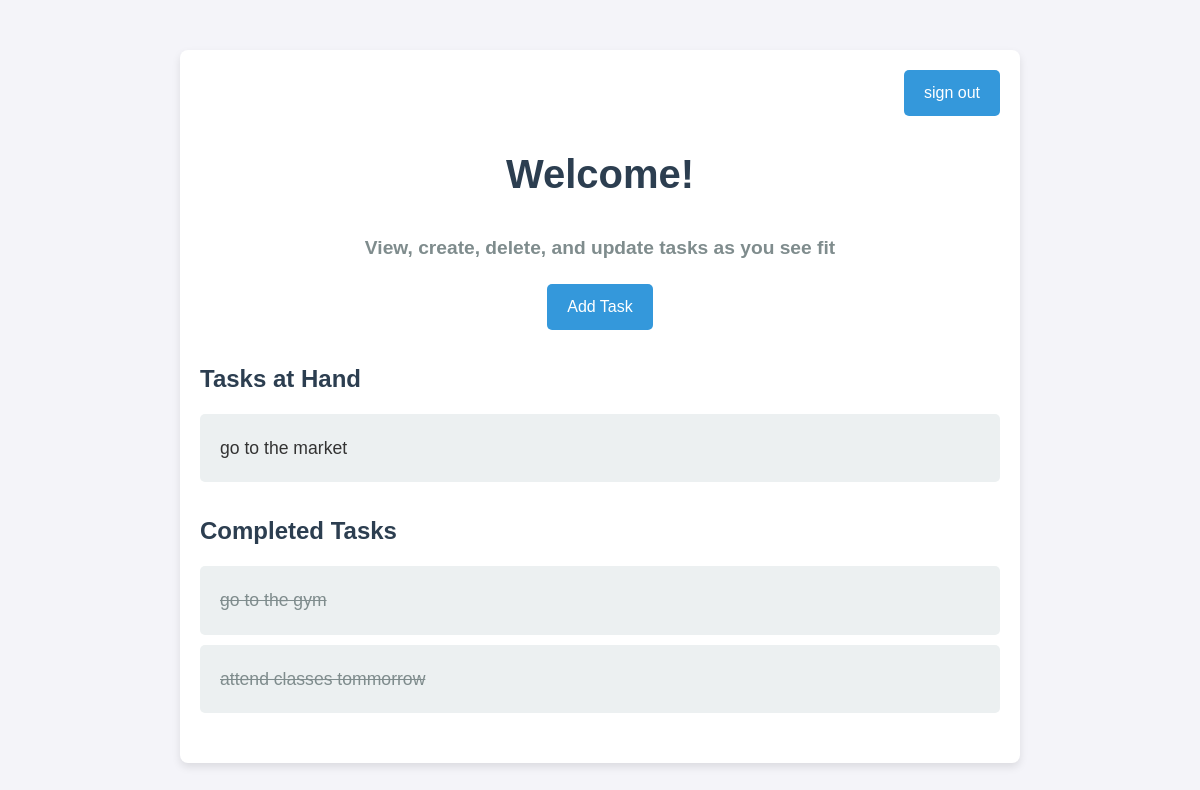
/todo/home (signed in), run on the app's committed database.
### todo/models.py (models this page shows, shortened)
class Task(models.Model):
    description = models.CharField(max_length=255)
    completed = models.BooleanField(default=False)
    created_at = models.DateTimeField(auto_now_add=True) # will show the time when the task was created. it never changes
    updated_at = models.DateTimeField(auto_now=True)    # will show the time when the task was updated . it changes every time the task is updated
    user  = models.ForeignKey(User, on_delete=models.CASCADE, default=1)

### todo/views.py (the view)
# urls.py: path('home', views.home, name='home'),
@login_required(redirect_field_name=None) # decorator requiring login
def home(request):
    completed_tasks = Task.objects.filter(completed=True, user=request.user).order_by('-updated_at')
    incomplete_tasks = Task.objects.filter(completed=False, user=request.user).order_by('-updated_at')
    return render(request, 'todo/home.html', context={'completed_tasks': completed_tasks, 'incomplete_tasks': incomplete_tasks})

### todo/templates/todo/home.html (shortened to what this page needs)
<!DOCTYPE html>
<html lang="en">
<head>
    {% load static %}
    <link rel="stylesheet" href="{%static 'todo/style.css'%}">
</head>
<body>
    <div class="container">
        <div class="logout">
            <a href="{%url 'todo:logout'%}" class="btn">sign out</a>
        </div>
        <header>
            <h1>Welcome!</h1>
            <h3>View, create, delete, and update tasks as you see fit</h3>
        </header>
        {% if perms.todo.add_task %}
            <div class="add-task">
                <a href="{% url 'todo:addtask' %}" class="btn">Add Task</a>
            </div>
        {% endif %}
        <main>
            <section class="tasks">
                <h3>Tasks at Hand</h3>
                <ol class="task-list">
                    {% for task in incomplete_tasks %}
                        <li>
                            <a href="{% url 'todo:task' task.id %}" class="task-link">{{ task.description }}</a>
                        </li>
                    {% endfor %}
                </ol>
            </section>
            <section class="tasks">
                <h3>Completed Tasks</h3>
                <ol class="task-list">
                    {% for task in completed_tasks %}
                        <li>
                            <a href="{% url 'todo:task' task.id %}" class="task-link completed">{{ task.description }}</a>
                        </li>
                    {% endfor %}
                </ol>
            </section>
        </main>
    </div>
</body>
</html>

### todo/static/todo/style.css (style rules this page uses)
body { font-family: 'Arial', sans-serif; background-color: #f4f4f9; color: #333; margin: 0; padding: 0; line-height: 1.6; }
.logout { text-align: right; }
.container { max-width: 800px; margin: 50px auto; padding: 20px; background: #fff; border-radius: 8px; box-shadow: 0 4px 8px rgba(0, 0, 0, 0.1); }
header { text-align: center; margin-bottom: 20px; }
header h1 { font-size: 2.5rem; color: #2c3e50; }
header h3 { font-size: 1.2rem; color: #7f8c8d; }
.add-task { text-align: center; margin-bottom: 30px; }
.btn { display: inline-block; padding: 10px 20px; background-color: #3498db; color: #fff; text-decoration: none; border-radius: 5px; transition: background-color 0.3s ease; }
.tasks { margin-bottom: 30px; }
.tasks h3 { font-size: 1.5rem; color: #2c3e50; margin-bottom: 10px; }
.task-list { list-style-type: none; padding: 0; }
.task-list li { background: #ecf0f1; margin: 10px 0; padding: 10px; border-radius: 5px; transition: background-color 0.3s ease; }
.task-link { text-decoration: none; color: #333; font-size: 1.1rem; }
.task-link.completed { text-decoration: line-through; color: #7f8c8d; }
.task-list li { background: #ecf0f1; margin: 10px 0; padding: 10px; border-radius: 5px; transition: background-color 0.3s ease; list-style: none; cursor: pointer; }
.task-link { display: block; width: 100%; padding: 10px; text-decoration: none; color: #333; font-size: 1.1rem; }

### data on the page
Task: description "go to the market"
Task: description "go to the gym"
Task: description "attend classes tommorrow"
